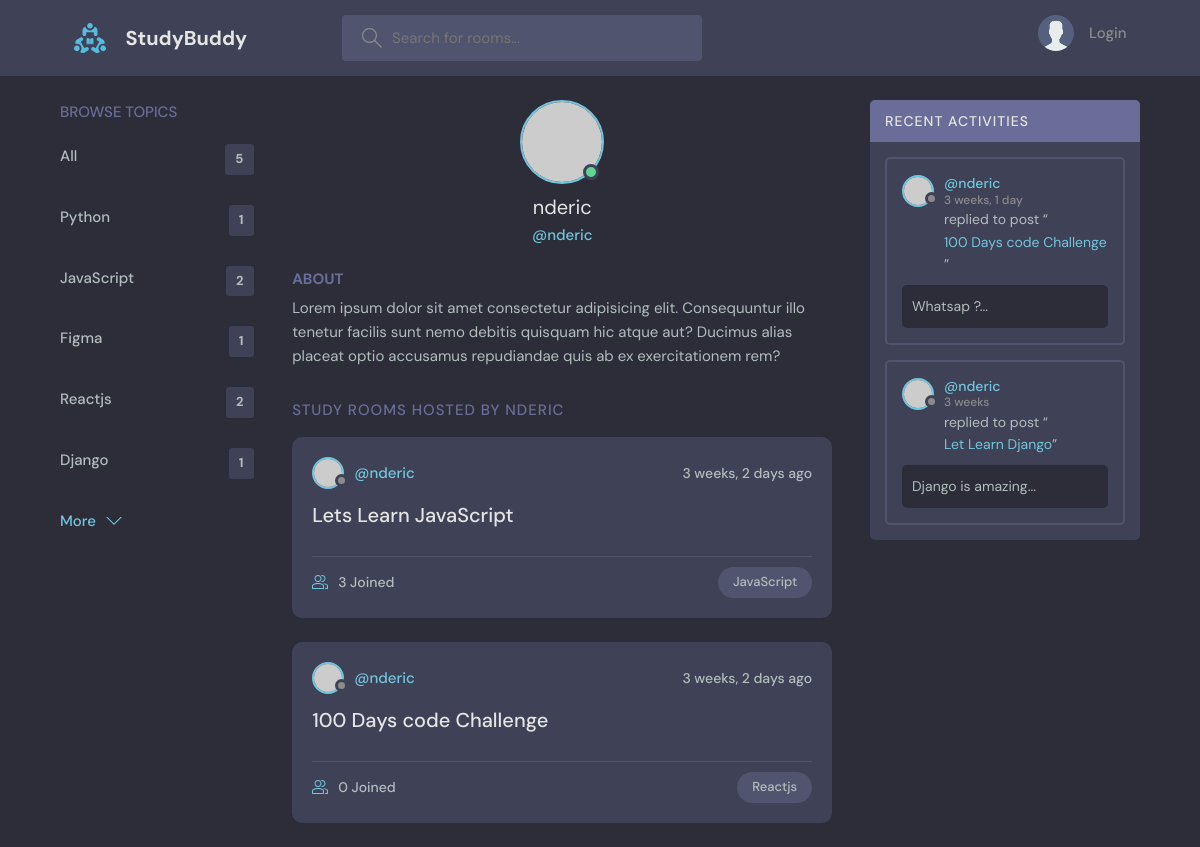
Page /profile/1/ on the committed database.
### base/models.py (models this page shows, shortened)
class Topic(models.Model):
    name = models.CharField(max_length=200)

class Room(models.Model):
    host = models.ForeignKey(User, on_delete=models.SET_NULL, null=True)
    topic = models.ForeignKey(Topic, on_delete=models.SET_NULL, null=True)
    name = models.CharField(max_length=200)
    description = models.TextField(null=True, blank=True)
    participants = models.ManyToManyField(
        User, related_name='participants', blank=True)
    updated = models.DateTimeField(auto_now=True)
    created = models.DateTimeField(auto_now_add=True)
    class Meta:
        ordering = ['-updated', '-created']
    def __str__(self):
        return self.name

class Message(models.Model):
    user = models.ForeignKey(User, on_delete=models.CASCADE)
    room = models.ForeignKey(Room, on_delete=models.CASCADE)
    body = models.TextField()
    updated = models.DateTimeField(auto_now=True)
    created = models.DateTimeField(auto_now_add=True)
    def __str__(self):
        return self.body[0:50]

### base/views.py (the view)
# urls.py: path('profile/<str:id>/', views.userProfile, name="user-profile"),
def userProfile(request, id):
    user = User.objects.get(id=id)
    rooms = user.room_set.all()
    room_messages = user.message_set.all()
    topics = Topic.objects.all()
    context = {'user': user, 'rooms': rooms,
               'room_messages': room_messages, 'topics': topics}
    return render(request, 'base/profile.html', context)

### base/templates/base/profile.html (shortened to what this page needs)
{% extends 'main.html' %} {% block content %}
<main class="profile-page layout layout--3">
  <div class="container">
    {% include 'base/topics_component.html' %}
    <div class="roomList">
        <div class="profile">
          <div class="profile__avatar">
            <div class="avatar avatar--large active">
              <img src="https://randomuser.me/api/portraits/men/11.jpg" />
            </div>
          </div>
          <div class="profile__info">
            <h3>{{user.username}}</h3>
            <p>@{{user.username}}</p>
          </div>
          <div class="profile__about">
            <h3>About</h3>
            <p>
              Lorem ipsum dolor sit amet consectetur adipisicing elit. Consequuntur illo tenetur
              facilis sunt nemo debitis quisquam hic atque aut? Ducimus alias placeat optio
              accusamus repudiandae quis ab ex exercitationem rem?
            </p>
          </div>
        </div>
        <div class="roomList__header">
          <div>
            <h2>Study Rooms Hosted by {{user.username}}</a>
            </h2>
          </div>
        </div>
        {% include 'base/feeds_component.html' %}
      </div>
      {% include 'base/activity_component.html' %}
  </div>
</main>
{% endblock content %}

### base/templates/base/topics_component.html
<div class="topics">
  <div class="topics__header">
    <h2>Browse Topics</h2>
  </div>
  <ul class="topics__list">
    <li>
      <a href="{% url 'home' %}">All <span>{{topics.count}}</span></a>
    </li>
    {% for topic in topics %}
    <li>
      <a href="{% url 'home' %}?q={{topic.name}}"
        >{{ topic.name }} <span>{{topic.room_set.all.count}}</span></a
      >
    </li>
    {% endfor %}
  </ul>
  <a class="btn btn--link" href="{% url 'topics' %}">
    More
    <svg
      version="1.1"
      xmlns="http://www.w3.org/2000/svg"
      width="32"
      height="32"
      viewBox="0 0 32 32"
    >
      <title>chevron-down</title>
      <path d="M16 21l-13-13h-3l16 16 16-16h-3l-13 13z"></path>
    </svg>
  </a>
</div>

### base/templates/base/feeds_component.html (shortened to what this page needs)
{% for room in rooms %}
<div class="roomListRoom">
  <div class="roomListRoom__header">
    <a
      href="{% url 'user-profile' room.host.id %}"
      class="roomListRoom__author"
    >
      <div class="avatar avatar--small">
        <img src="https://randomuser.me/api/portraits/women/11.jpg" />
      </div>
      <span>@{{ room.host.username }}</span>
    </a>
    <div class="roomListRoom__actions">
      <span>{{room.created|timesince}} ago</span>
    </div>
  </div>
  <div class="roomListRoom__content">
    <a href="{% url 'room' room.id %}">{{ room.name }}</a>
  </div>
  <div class="roomListRoom__meta">
    <a href="{% url 'room' room.id %}" class="roomListRoom__joined">
      {{room.participants.all.count}} Joined
    </a>
    <p class="roomListRoom__topic">{{ room.topic.name }}</p>
  </div>
</div>
{% endfor %}

### base/templates/base/activity_component.html (shortened to what this page needs)
<div class="activities">
  <div class="activities__header">
    <h2>Recent Activities</h2>
  </div>
  {% for message in room_messages %}
  <div class="activities__box">
    <div class="activities__boxHeader roomListRoom__header">
      <a
        href="{% url 'user-profile' message.user.id %}"
        class="roomListRoom__author"
      >
        <div class="avatar avatar--small">
          <img src="https://randomuser.me/api/portraits/women/11.jpg" />
        </div>
        <p>
          @{{message.user.username}}
          <span>{{message.created|timesince}}</span>
        </p>
      </a>
    </div>
    <div class="activities__boxContent">
      <p>
        replied to post “<a href="{% url 'room' message.room.id %}"
          >{{message.room}}</a
        >”
      </p>
      <div class="activities__boxRoomContent">{{message}}...</div>
    </div>
  </div>
  {% endfor %}
</div>

### rows in the picture
Topic: name "Python", room_set.all.count "1"
Topic: name "JavaScript", room_set.all.count "2"
Topic: name "Figma", room_set.all.count "1"
Topic: name "Reactjs", room_set.all.count "2"
Topic: name "Django", room_set.all.count "1"
Room: host.username "nderic", created "3 weeks, 2 days", name "Lets Learn JavaScript", participants.all.count "3", topic.name "JavaScript"
Room: host.username "nderic", created "3 weeks, 2 days", name "100 Days code Challenge", participants.all.count "0", topic.name "Reactjs"
Message: user.username "nderic", created "3 weeks, 1 day", room "100 Days code Challenge", body "Whatsap ?"
Message: user.username "nderic", created "3 weeks", room "Let Learn Django", body "Django is amazing"

### other values in the picture
{{ topics.count }} "5"
{{ user.username }} "nderic"
{{ user.username }} "NDERIC"
